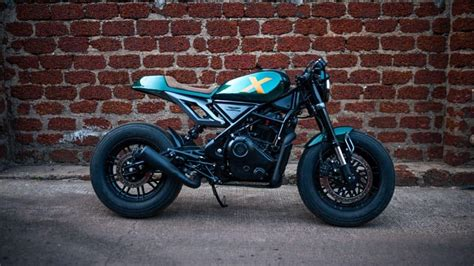
#> input picture day5/image.jpg, 474 x 266 px
$ python 1tansformation.py
#> lines starting #> are read from the running program, lines starting #| are printed output that depends on the picture
import cv2
import numpy as np

image = cv2.imread("image.jpg")
#> image is the input picture: shape (266, 474, 3); mean B, G, R 67.8, 63.1, 70.3
rows, cols = image.shape[:2]
#> rows = 266; cols = 474

tx, ty = 100, 50
translation_matrix = np.float32([[1, 0, tx],[0, 1, ty]])
translated=cv2.warpAffine(image, translation_matrix, (cols, rows))
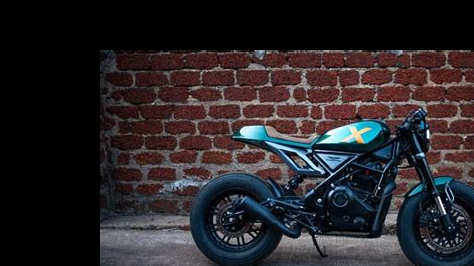
#> translated: shape (266, 474, 3); mean B, G, R 40.2, 37.1, 41.7
cv2.warpAffine(image, translation_matrix, (cols, rows))
angle =45
rotation_matrix = cv2.getRotationMatrix2D ((cols/2, rows/2), angle, 1)
rotated=cv2.warpAffine(image, rotation_matrix, (cols, rows))
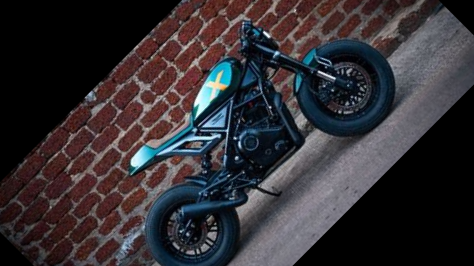
#> rotated: shape (266, 474, 3); mean B, G, R 51.5, 47.5, 51.7
scaled = cv2.resize(image, None, fx=1.5, fy=1.5, interpolation=cv2.INTER_LINEAR)
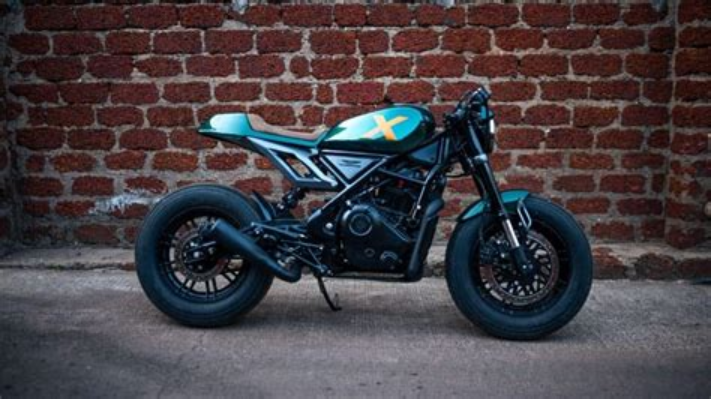
#> scaled: shape (399, 711, 3); mean B, G, R 67.7, 63, 70.2


cv2.imwrite('translation.jpg', translated)
cv2.imwrite('rotation.jpg', rotated)
cv2.imwrite('scaled.jpg', scaled)

$ run again, with day5/build.jpg copied over day5/image.jpg
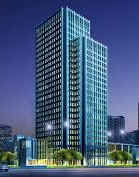
#> input picture day5/build.jpg, 139 x 177 px
#> image is the input picture: shape (177, 139, 3); mean B, G, R 124.2, 90.3, 69.4
#> `rotated=cv2.warpAffine(image, rotation_matrix, (cols, rows))`:
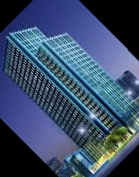
#> rotated: shape (177, 139, 3); mean B, G, R 104.5, 76.8, 58.4
#> `scaled = cv2.resize(image, None, fx=1.5, fy=1.5, interpolation=cv2.INT..`:
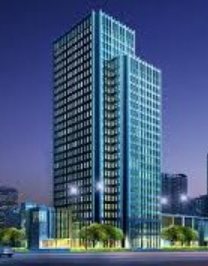
#> scaled: shape (266, 208, 3); mean B, G, R 124, 90.1, 69.3

$ run again, with day5/build2.jpg copied over day5/image.jpg
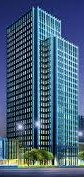
#> input picture day5/build2.jpg, 84 x 177 px
#> image is the input picture: shape (177, 84, 3); mean B, G, R 120.1, 95.2, 68.9
#> translated: shape (177, 84, 3); every value is 0
#> `rotated=cv2.warpAffine(image, rotation_matrix, (cols, rows))`:
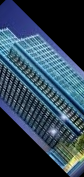
#> rotated: shape (177, 84, 3); mean B, G, R 82.5, 66, 47
#> `scaled = cv2.resize(image, None, fx=1.5, fy=1.5, interpolation=cv2.INT..`:
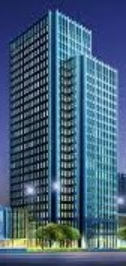
#> scaled: shape (266, 126, 3); mean B, G, R 120, 95.1, 68.7
